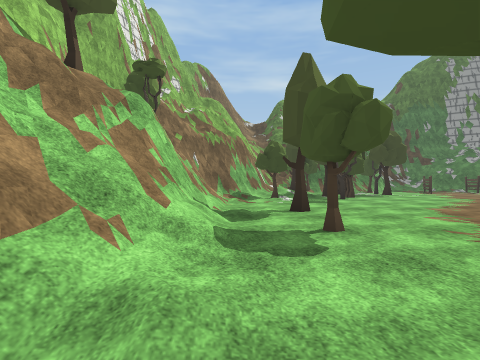
[1] (above)

24 first-person views from a walk through a scene from a Unity 3-D project. The camera is 1.2 m above the floor, looks level and sees 85° across. The floor is counted in squares, 2 m on a side. Each view is taken from the middle of a square. On the plan, view 1 faces up. The plan holds only what a view shows up to about 9 squares ahead; the rest is blank. The place goes on beyond the plan. Some animated figures are left out. Some surface patterns are stand-ins.

[2]
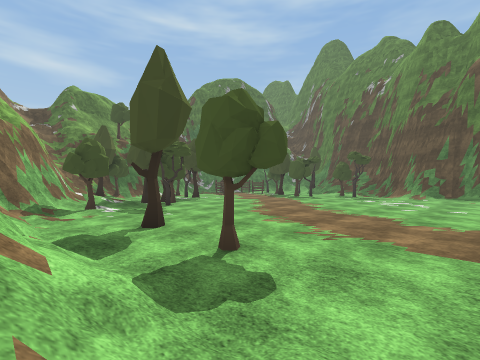

[3]
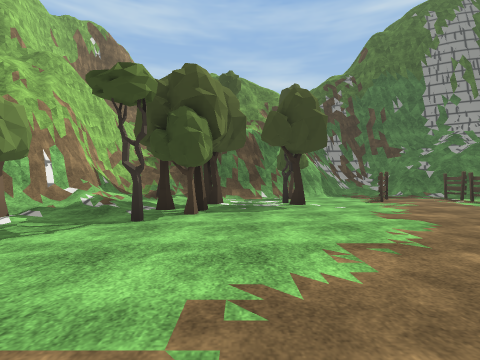

[4]
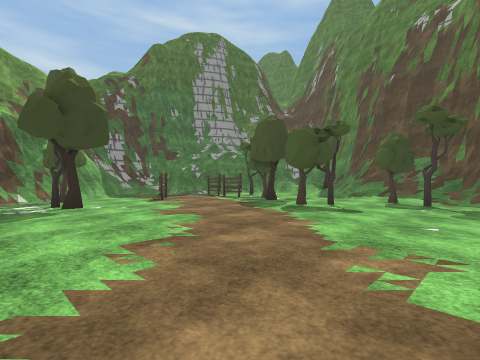

[5]
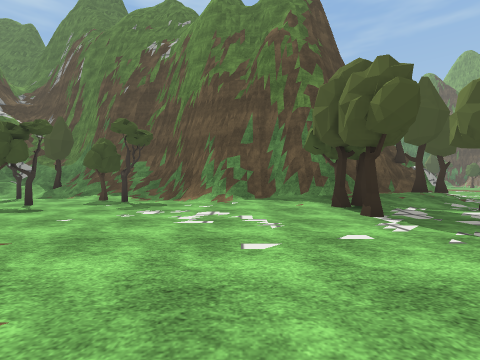

[6]
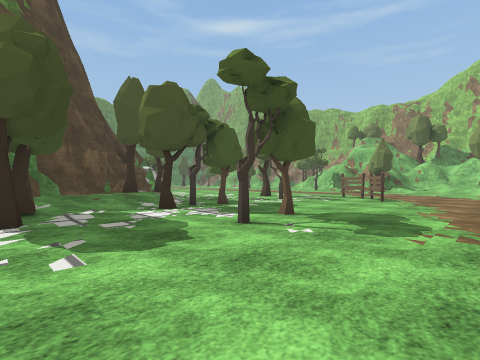

[7]
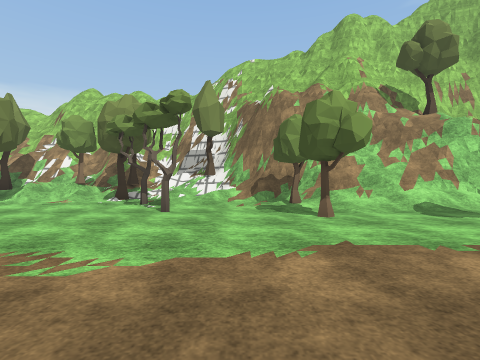

[8]
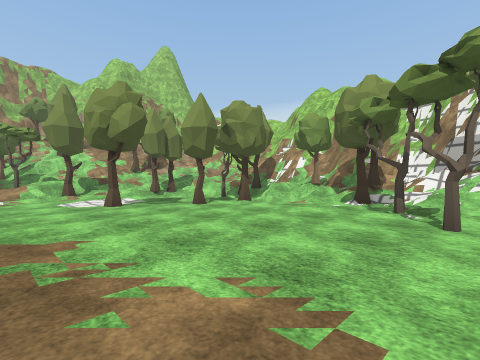

[9]
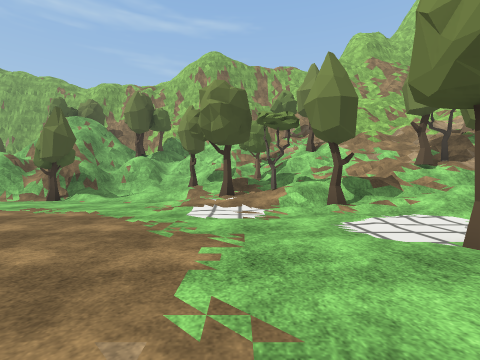

[10]
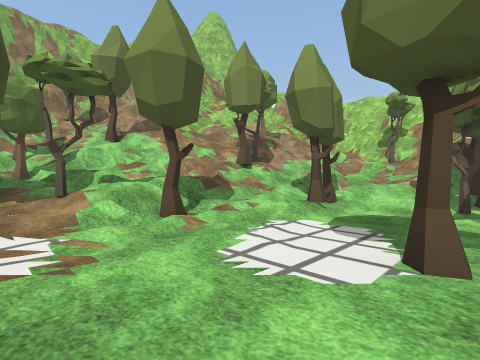

[11]
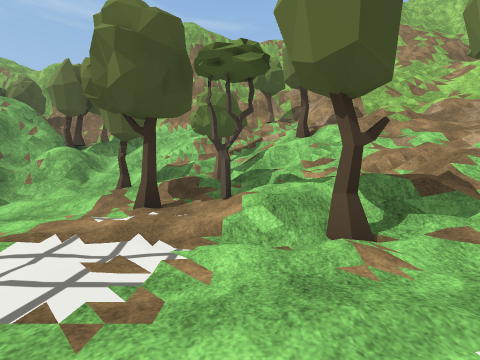

[12]
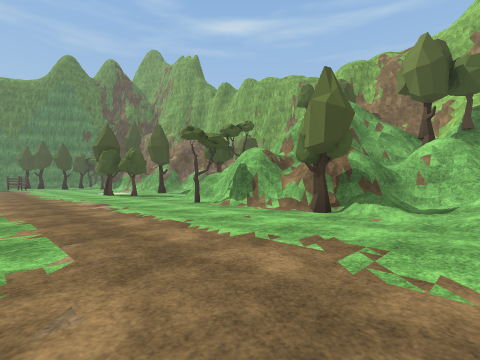

[13]
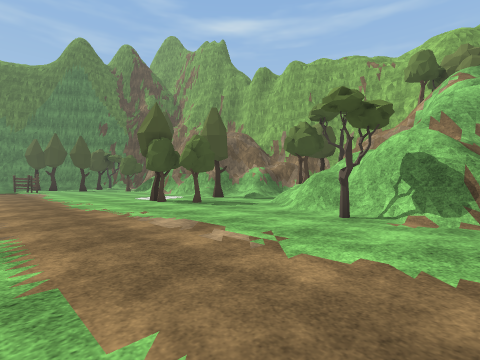

[14]
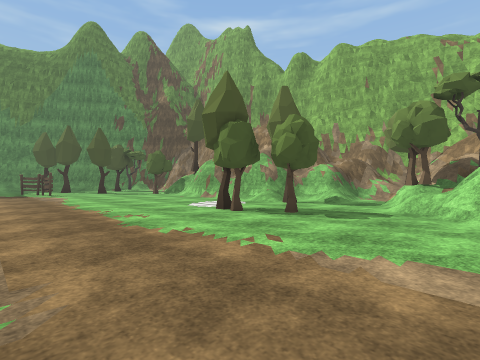

[15]
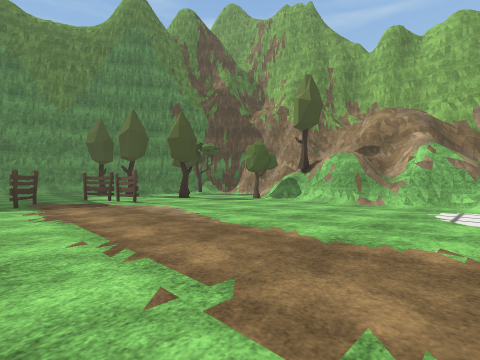

[16]
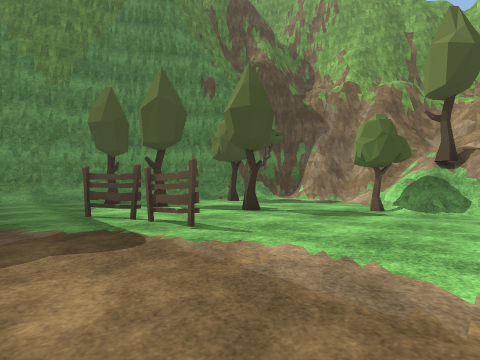

[17]
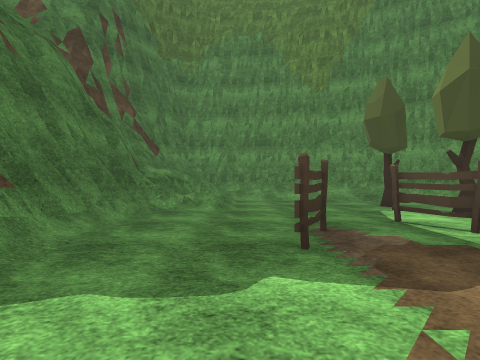

[18]
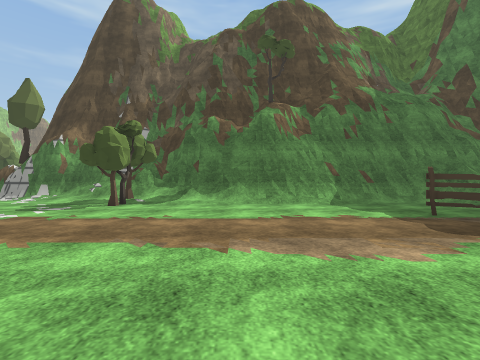

[19]
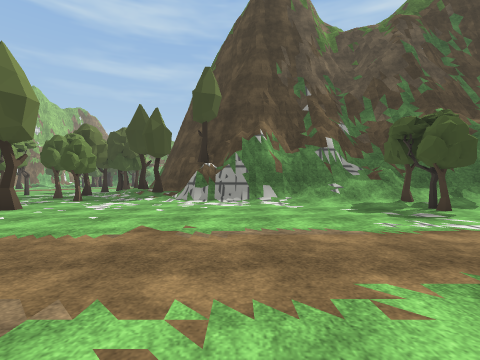

[20]
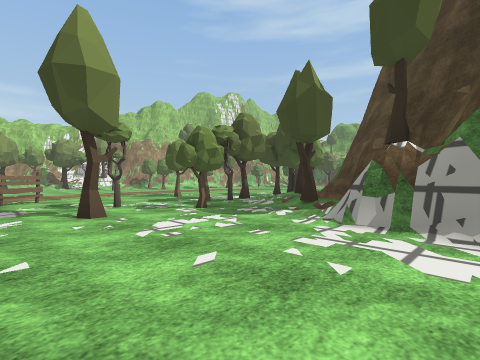

[21]
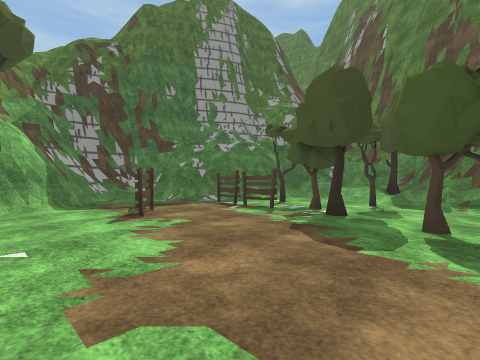

[22]
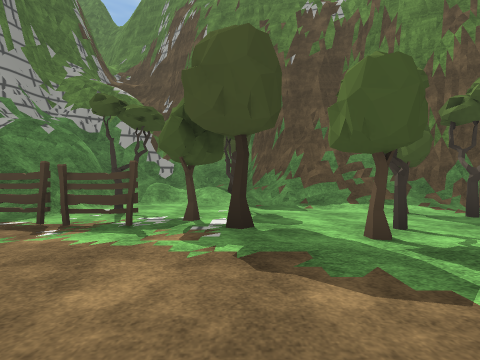

[23]
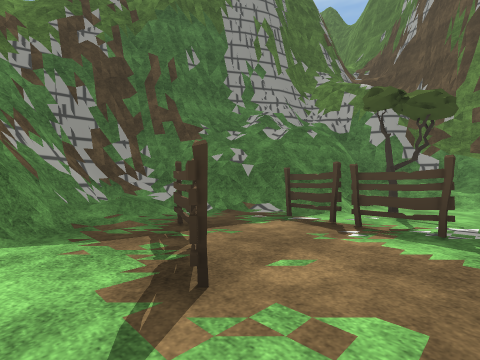

[24]
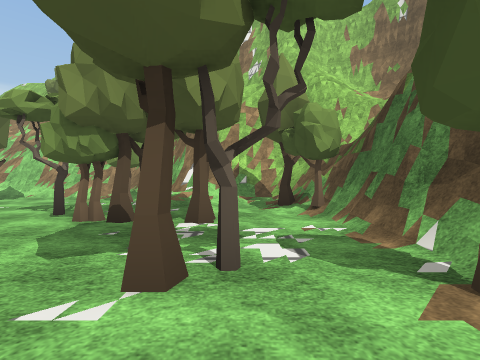

### Floor plan
Key: @ floor where view 1 was taken; # wall or solid block; . main floor; : floor 0.5 m higher than the main floor; + floor 1 m higher than the main floor; * floor 1.25 m higher than the main floor; % floor 2 m higher than the main floor; & floor 2.25 m higher than the main floor; $ floor 6.5 m higher than the main floor; / step, stairs or slope; = window, fence, low wall or low ledge; T tree; F fence.
Columns run from 6 left of view 1 to 33 right of it. Each row starts with its distance up from view 1.
 17               #####
 16               ##/###
 15        #    ###///###
 14        #=#####/.F./####
 13        #/T...T.F..F #/##
 12        #/./.T..F..FT.//#
 11       ##//T.T.....T.//##
 10       ##/TT......T.T/T##
  9      ##T.T........../##
  8      #//.........T../#
  7      #/............T/#
  6      #............T//#
  5      #/T...........###
  4     ##/.........../#
  3     #//T..........##
  2     #/............##
  1     #//........TTT##
  0    ##T@T.........T##
 -1   ##//.........../:#
 -2  ##T//T.......T.T/T###
 -3  #///T........T.T./T/#
 -4  #/TT/.............//#######
 -5  ##//............T....//=/###########
 -6  #=T/...........T......../T//###///#####
 -7  ##+/TT......F...T........T........./==#
 -8   #TT/..T.....FF....................///#
 -9  ##//............................F..../#
-10  #////T/..........................F.../#
-11 ##///T//T//.....................FF..T.##
-12  ##///*//T///.....................T...##
-13   #=TT////T/./.....T...TT........T...##
-14    //////TT////TT=##=..............T##
-15    #////////T//##=#=//..T/####/T..T/#
-16   =#=##T/T////#===# TT///#####T////##
-17   #####=T ===%T==## /= /=##  #&#####
-18       ####    TT=$ ###  =#   ####
-19              ##  TTT #   #
-20               ## TTT

Where each view was taken, in squares from view 1:
view 1: 0 up, 0 right, facing up
view 2: 1 up, 1 left, facing up-right
view 3: 5 up, 5 right, facing up
view 4: 5 up, 5 right, facing up-right
view 5: 3 up, 5 right, facing right
view 6: 1 up, 5 right, facing down-right
view 7: 1 down, 5 right, facing left
view 8: 2 down, 4 right, facing down-left
view 9: 6 down, 4 right, facing down
view 10: 8 down, 4 right, facing down-left
view 11: 9 down, 3 right, facing down
view 12: 9 down, 7 right, facing down-right
view 13: 9 down, 11 right, facing down-right
view 14: 9 down, 14 right, facing down-right
view 15: 8 down, 19 right, facing down-right
view 16: 9 down, 23 right, facing down-right
view 17: 8 down, 24 right, facing right
view 18: 13 down, 23 right, facing up
view 19: 12 down, 16 right, facing up
view 20: 8 down, 16 right, facing up-left
view 21: 8 up, 7 right, facing up-right
view 22: 10 up, 8 right, facing right
view 23: 11 up, 8 right, facing up-right
view 24: 12 up, 8 right, facing left
